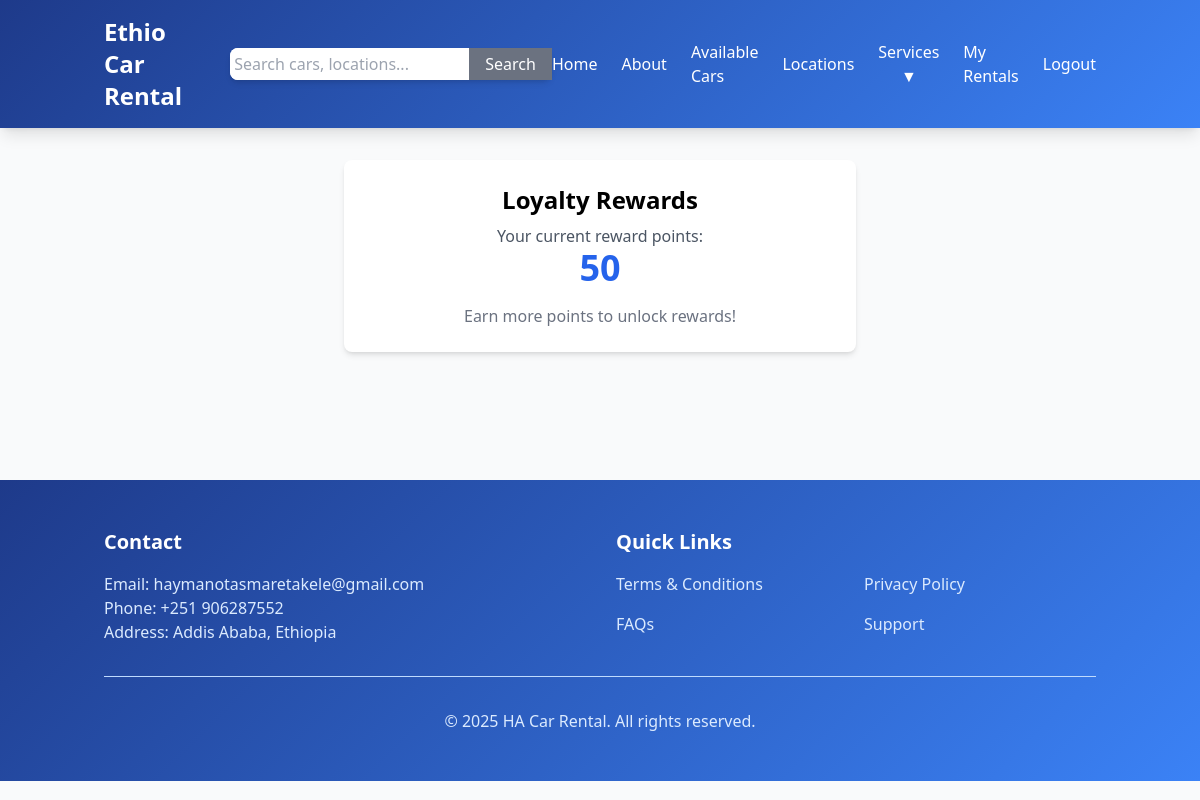
The page /rewards/ (signed in) on the database as committed earlier.
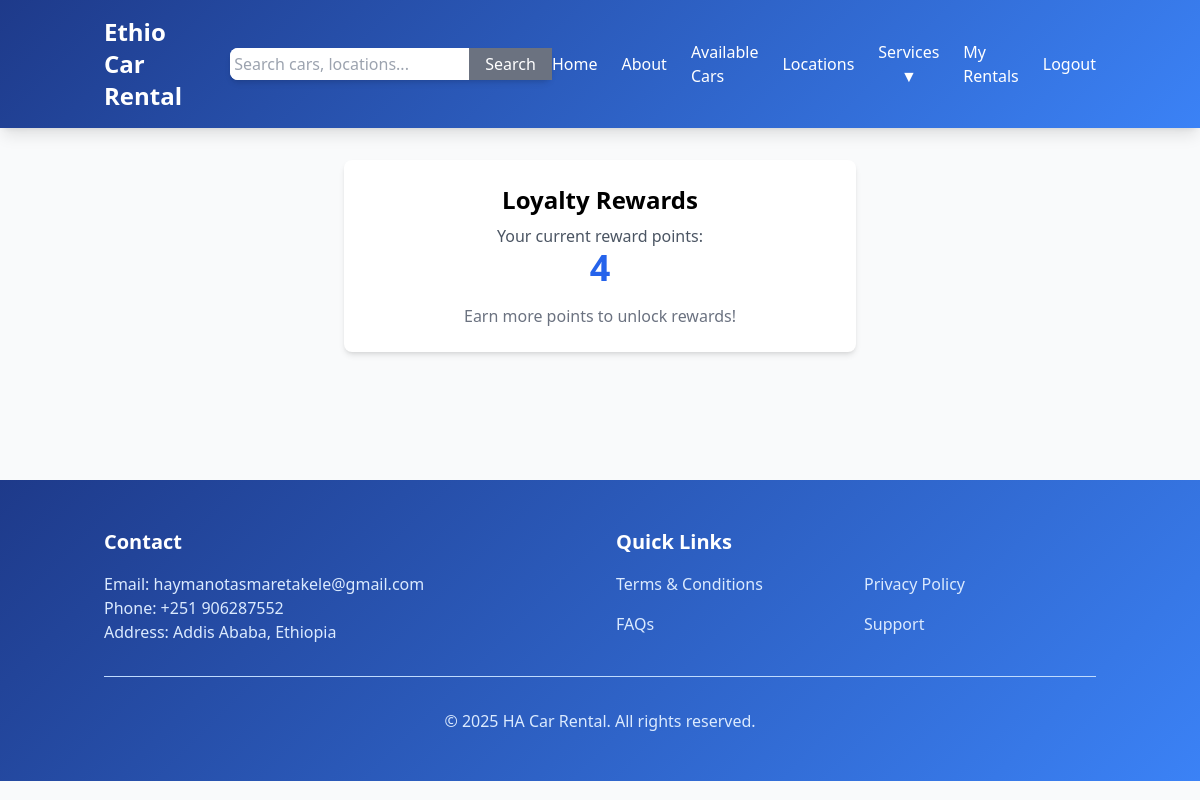
The same page on the database as committed later.
### rental/models.py (models this page shows, shortened)
class Reward(models.Model):
    user = models.OneToOneField(User, on_delete=models.CASCADE)
    points = models.PositiveIntegerField(default=0)
    discount_available = models.DecimalField(max_digits=6,decimal_places=2,default=0.00)

### rental/views.py (the view)
# urls.py: path('rewards/', views.user_rewards, name='user_rewards'),
@login_required
def user_rewards(request):
    reward,created = Reward.objects.get_or_create(user=request.user)
    return render(request,"rental/user_rewards.html",{'reward':reward})

### rental/templates/rental/user_rewards.html
{% extends 'rental/base.html' %}
{% block content %}
    <div class="max-w-lg mx-auto bg-white p-6 rounded-lg shadow-md text-center">
        <h2 class="text-2xl font-bold">Loyalty Rewards</h2>
        <p class="text-gray-600 mt-2">Your current reward points:</p>
        <span class="text-blue-600 text-4xl font-bold">{{ reward.points }}</span>
         {% if reward.points|add:0 >= 100 %}
        <p class="text-green-600 mt-4"> You have enough points to redeem for a discount!</p>
        <a href="{% url 'redeem_rewards' %}"
        class="btn-primary mt-4 inline-block px-6 py-2 text-white bg-blue-600 rounded-lg hover:bg-blue-700 transition">
        Redeem Points</a>
        {% else %}
        <p class="text-gray-500 mt-4">Earn more points to unlock rewards!</p>
        {% endif %}
    </div>
{% endblock content %}

Rows that differ between the two databases and show on the page:
changed Reward: points "50" → "4"
